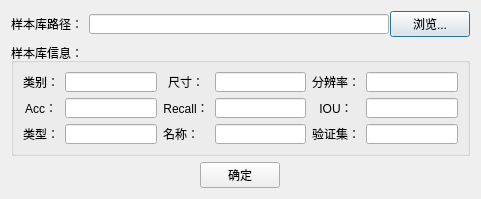
<?xml version="1.0" encoding="UTF-8"?>
<ui version="4.0">
 <class>Dialog</class>
 <widget class="QDialog" name="Dialog">
  <property name="geometry">
   <rect>
    <x>0</x>
    <y>0</y>
    <width>481</width>
    <height>199</height>
   </rect>
  </property>
  <property name="minimumSize">
   <size>
    <width>481</width>
    <height>199</height>
   </size>
  </property>
  <property name="maximumSize">
   <size>
    <width>481</width>
    <height>199</height>
   </size>
  </property>
  <property name="windowTitle">
   <string>导入样本库</string>
  </property>
  <property name="windowIcon">
   <iconset>
    <normaloff>settings/icon/ImgClass_Post_Clump.png</normaloff>settings/icon/ImgClass_Post_Clump.png</iconset>
  </property>
  <layout class="QGridLayout" name="gridLayout_3">
   <item row="0" column="0">
    <layout class="QVBoxLayout" name="verticalLayoutMain">
     <property name="sizeConstraint">
      <enum>QLayout::SetDefaultConstraint</enum>
     </property>
     <item>
      <layout class="QHBoxLayout" name="horizontalLayout_saveImage">
       <item>
        <widget class="QLabel" name="label_2">
         <property name="text">
          <string>样本库路径：</string>
         </property>
        </widget>
       </item>
       <item>
        <widget class="QLineEdit" name="lineEdit_SamplesPath">
         <property name="minimumSize">
          <size>
           <width>300</width>
           <height>20</height>
          </size>
         </property>
         <property name="maximumSize">
          <size>
           <width>308</width>
           <height>20</height>
          </size>
         </property>
        </widget>
       </item>
       <item>
        <widget class="QPushButton" name="pushButton_Browser">
         <property name="text">
          <string>浏览...</string>
         </property>
        </widget>
       </item>
      </layout>
     </item>
     <item>
      <widget class="QGroupBox" name="groupBox_setParas">
       <property name="title">
        <string>样本库信息：</string>
       </property>
       <layout class="QVBoxLayout" name="verticalLayout_2">
        <item>
         <layout class="QGridLayout" name="gridLayout_2">
          <item row="0" column="2">
           <widget class="QLabel" name="label_3">
            <property name="text">
             <string>尺寸：</string>
            </property>
            <property name="alignment">
             <set>Qt::AlignCenter</set>
            </property>
           </widget>
          </item>
          <item row="1" column="1">
           <widget class="QLineEdit" name="lineEdit_labelAcc"/>
          </item>
          <item row="1" column="3">
           <widget class="QLineEdit" name="lineEdit_labelRecall"/>
          </item>
          <item row="1" column="5">
           <widget class="QLineEdit" name="lineEdit_labelIOU"/>
          </item>
          <item row="2" column="4">
           <widget class="QLabel" name="label_9">
            <property name="text">
             <string>验证集：</string>
            </property>
           </widget>
          </item>
          <item row="1" column="4">
           <widget class="QLabel" name="label_7">
            <property name="text">
             <string>IOU：</string>
            </property>
            <property name="alignment">
             <set>Qt::AlignCenter</set>
            </property>
           </widget>
          </item>
          <item row="0" column="1">
           <widget class="QLineEdit" name="lineEdit_labelType">
            <property name="text">
             <string/>
            </property>
           </widget>
          </item>
          <item row="0" column="3">
           <widget class="QLineEdit" name="lineEdit_labelSize">
            <property name="text">
             <string/>
            </property>
           </widget>
          </item>
          <item row="1" column="2">
           <widget class="QLabel" name="label_5">
            <property name="text">
             <string>Recall：</string>
            </property>
            <property name="alignment">
             <set>Qt::AlignCenter</set>
            </property>
           </widget>
          </item>
          <item row="0" column="4">
           <widget class="QLabel" name="label">
            <property name="text">
             <string>分辨率：</string>
            </property>
           </widget>
          </item>
          <item row="0" column="5">
           <widget class="QLineEdit" name="lineEdit_labelGSD"/>
          </item>
          <item row="0" column="0">
           <widget class="QLabel" name="label_6">
            <property name="layoutDirection">
             <enum>Qt::LeftToRight</enum>
            </property>
            <property name="text">
             <string>类别：</string>
            </property>
            <property name="alignment">
             <set>Qt::AlignCenter</set>
            </property>
           </widget>
          </item>
          <item row="2" column="5">
           <widget class="QLineEdit" name="lineEdit_labelValNums"/>
          </item>
          <item row="1" column="0">
           <widget class="QLabel" name="label_4">
            <property name="text">
             <string>Acc：</string>
            </property>
            <property name="alignment">
             <set>Qt::AlignCenter</set>
            </property>
           </widget>
          </item>
          <item row="2" column="3">
           <widget class="QLineEdit" name="lineEdit_labelName"/>
          </item>
          <item row="2" column="2">
           <widget class="QLabel" name="label_8">
            <property name="text">
             <string>名称：</string>
            </property>
           </widget>
          </item>
          <item row="2" column="0">
           <widget class="QLabel" name="label_10">
            <property name="text">
             <string>类型：</string>
            </property>
           </widget>
          </item>
          <item row="2" column="1">
           <widget class="QLineEdit" name="lineEdit_Class"/>
          </item>
         </layout>
        </item>
       </layout>
      </widget>
     </item>
     <item>
      <layout class="QVBoxLayout" name="verticalLayout">
       <item alignment="Qt::AlignHCenter">
        <widget class="QPushButton" name="pushButton_import">
         <property name="text">
          <string>确定</string>
         </property>
        </widget>
       </item>
      </layout>
     </item>
    </layout>
   </item>
  </layout>
 </widget>
 <resources/>
 <connections>
  <connection>
   <sender>pushButton_import</sender>
   <signal>clicked()</signal>
   <receiver>Dialog</receiver>
   <slot>accept()</slot>
   <hints>
    <hint type="sourcelabel">
     <x>238</x>
     <y>233</y>
    </hint>
    <hint type="destinationlabel">
     <x>238</x>
     <y>127</y>
    </hint>
   </hints>
  </connection>
 </connections>
</ui>
